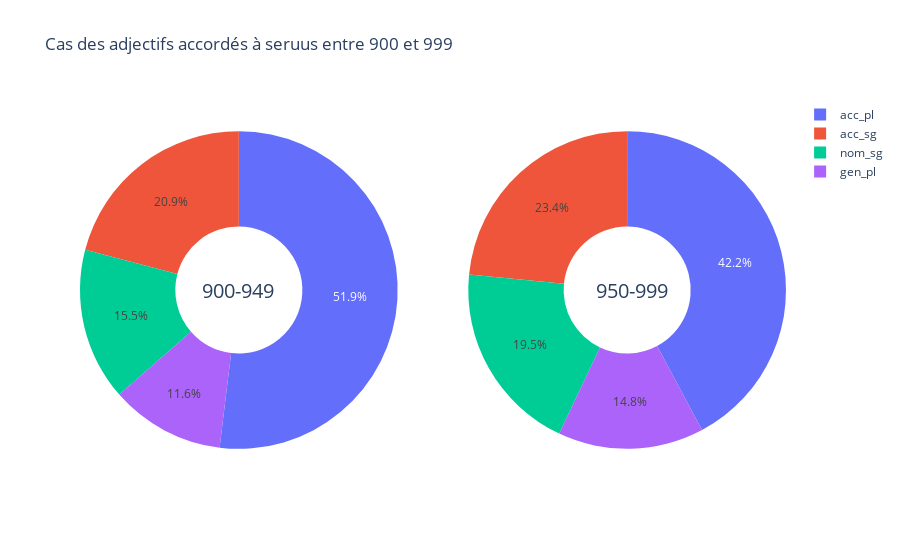

The cell this chart's notebook holds for it:
### Code cell
import plotly.graph_objects as go
from plotly.subplots import make_subplots

#labels=df_final_cas_800['Cas'].tolist()

fig = make_subplots(rows=1, cols=2, specs=[[{'type':'domain'}, {'type':'domain'}]])
fig.add_trace(go.Pie(labels=df_final_cas_900["Cas"], values=df_final_cas_900["Occ"], name="900-949"),
              1, 1)
fig.add_trace(go.Pie(labels=df_final_cas_950['Cas'], values=df_final_cas_950['Occ'], name="950-999"),
              1, 2)




fig.update_traces(hole=.4)

fig.update_layout(
    title_text="Cas des adjectifs accordés à seruus entre 900 et 999",
    annotations=[dict(text='900-949', x=0.17, y=0.5, font_size=20, showarrow=False),
                 dict(text='950-999', x=0.835, y=0.5, font_size=20, showarrow=False)])
    
fig.show()

### Figure 1 — Plotly figure (JSON) as saved in the notebook; plotly's stock layout.template omitted (floating-point values rounded to 4 significant figures)
{"data": [{"domain": {"x": [0, 0.45], "y": [0, 1]}, "hole": 0.4, "labels": ["acc_pl", "acc_sg", "gen_pl", "nom_sg"], "name": "900-949", "type": "pie", "values": [67, 27, 15, 20]}, {"domain": {"x": [0.55, 1], "y": [0, 1]}, "hole": 0.4, "labels": ["acc_pl", "acc_sg", "gen_pl", "nom_sg"], "name": "950-999", "type": "pie", "values": [108, 60, 38, 50]}], "layout": {"annotations": [{"font": {"size": 20}, "showarrow": false, "text": "900-949", "x": 0.17, "y": 0.5}, {"font": {"size": 20}, "showarrow": false, "text": "950-999", "x": 0.835, "y": 0.5}], "title": {"text": "Cas des adjectifs accordés à seruus entre 900 et 999"}}}
